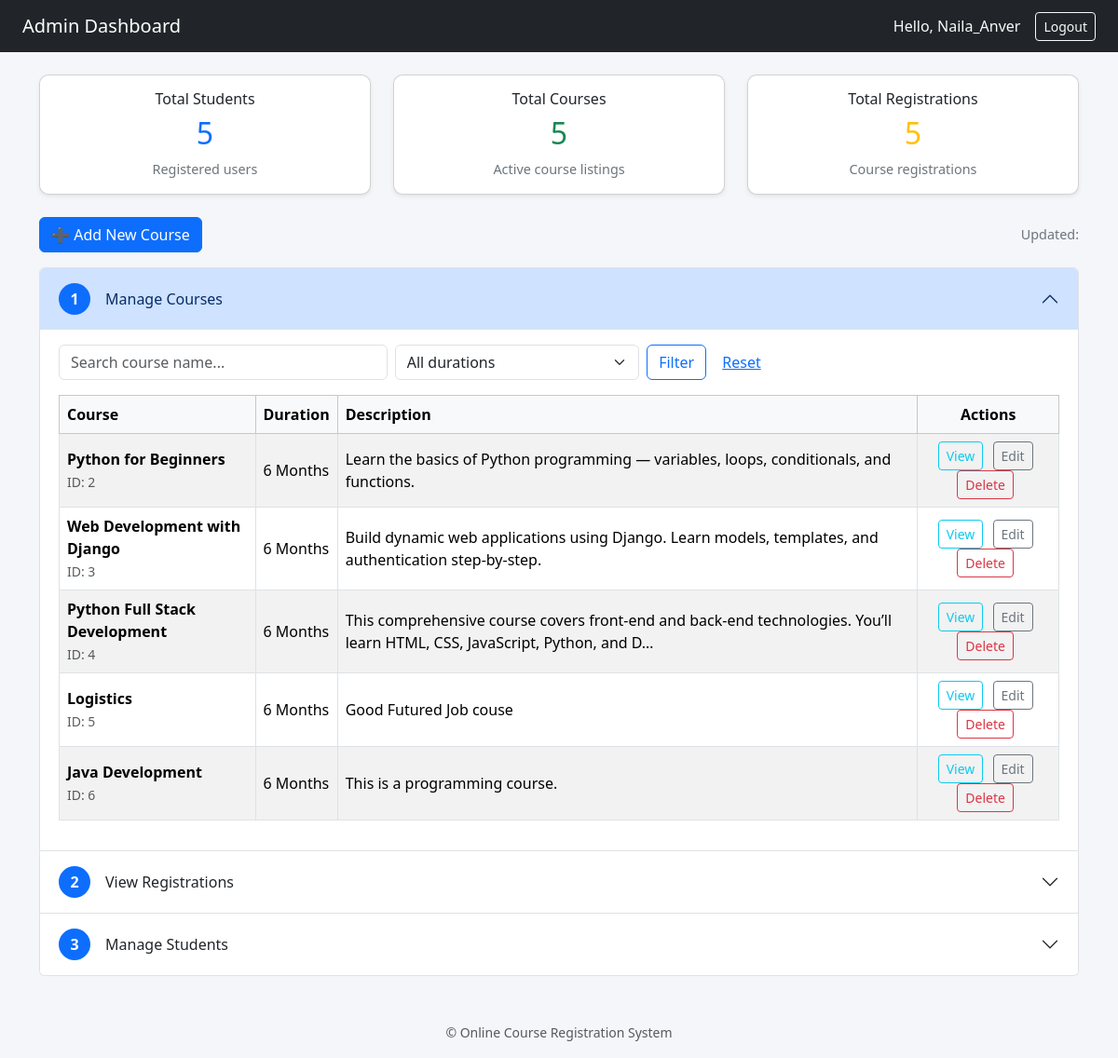
Screenshot of /admin_dashboard/ (signed in) with the database file from the repository.
### course_app/models.py (models this page shows, shortened)
class Course(models.Model):
    DURATION_CHOICE = [
        ('1 Month', '1 Month'),
        ('3 Months', '3 Months'),
        ('6 Months', '6 Months'),
    ]
    course_name = models.CharField(max_length=100)
    duration = models.CharField(max_length=20,choices=DURATION_CHOICE)
    description = models.TextField()
    course_image = models.ImageField(upload_to='course_images/', blank=True, null=True)

### course_app/views.py (the view)
# urls.py: path('admin_dashboard/', views.admin_dashboard, name='admin_dashboard'),
@login_required
def admin_dashboard(request):
    if not request.user.is_superuser:
        return redirect('student_dashboard')
    q = request.GET.get('q', '')
    duration = request.GET.get('duration', '')
    courses = Course.objects.all()
    if q:
        courses = courses.filter(course_name__icontains=q)
    if duration:
        courses = courses.filter(duration__iexact=duration)
    registrations = Registration.objects.select_related('course').all()
    students = User.objects.filter(is_superuser=False).order_by('-date_joined')
    context = {
        'courses': courses,
        'registrations': registrations,
        'students': students,
        'total_courses': courses.count(),
        'total_students': students.count(),
        'total_registrations': registrations.count(),
    }
    return render(request, 'admin_dashboard.html', context)

### course_app/templates/admin_dashboard.html (shortened to what this page needs)
{% load static %}
<!DOCTYPE html>
<html lang="en">
<head>
  <link href="https://cdn.jsdelivr.net/npm/bootstrap@5.3.3/dist/css/bootstrap.min.css" rel="stylesheet" />
</head>
<body>
<nav class="navbar navbar-expand-lg navbar-dark bg-dark">
  <div class="container-fluid px-4">
    <a class="navbar-brand" href="#">Admin Dashboard</a>
    <div class="d-flex align-items-center">
      <span class="text-light me-3">Hello, {{ user.username|title }}</span>
      <a href="{% url 'logout' %}" class="btn btn-outline-light btn-sm">Logout</a>
    </div>
  </div>
</nav>
<div class="container mt-4">
  <div class="row g-4 mb-4">
    <div class="col-md-4">
      <div class="card shadow-sm p-3 text-center">
        <h6>Total Students</h6>
        <h2 class="text-primary">{{ total_students }}</h2>
        <div class="small-muted">Registered users</div>
      </div>
    </div>
    <div class="col-md-4">
      <div class="card shadow-sm p-3 text-center">
        <h6>Total Courses</h6>
        <h2 class="text-success">{{ total_courses }}</h2>
        <div class="small-muted">Active course listings</div>
      </div>
    </div>
    <div class="col-md-4">
      <div class="card shadow-sm p-3 text-center">
        <h6>Total Registrations</h6>
        <h2 class="text-warning">{{ total_registrations }}</h2>
        <div class="small-muted">Course registrations</div>
      </div>
    </div>
  </div>
  <div class="d-flex justify-content-between align-items-center mb-3">
    <div>
<a href="{% url 'add_course' %}" class="btn btn-primary">➕ Add New Course</a>
    </div>
    <div class="text-end small-muted">Updated: {{ now|date:"M d, Y H:i" }}</div>
  </div>
  <div class="accordion" id="adminSteps">
    <div class="accordion-item">
      <h2 class="accordion-header" id="headingCourses">
        <button class="accordion-button" type="button" data-bs-toggle="collapse" data-bs-target="#collapseCourses" aria-expanded="true" aria-controls="collapseCourses">
          <span class="step-badge me-3">1</span> Manage Courses
        </button>
      </h2>
      <div id="collapseCourses" class="accordion-collapse collapse show" aria-labelledby="headingCourses" data-bs-parent="#adminSteps">
        <div class="accordion-body">
          <form method="get" class="row g-2 mb-3" action="{% url 'admin_dashboard' %}">
            <div class="col-md-4">
              <input type="text" name="q" class="form-control" placeholder="Search course name..." value="{{ request.GET.q }}">
            </div>
            <div class="col-md-3">
              <select name="duration" class="form-select">
                <option value="">All durations</option>
              </select>
            </div>
            <div class="col-md-3">
              <button class="btn btn-outline-primary" type="submit">Filter</button>
              <a href="{% url 'admin_dashboard' %}" class="btn btn-link">Reset</a>
            </div>
          </form>
          <div class="table-responsive">
            <table class="table table-striped table-bordered align-middle">
              <thead class="table-light">
                <tr>
                  <th>Course</th>
                  <th>Duration</th>
                  <th>Description</th>
                  <th class="text-center">Actions</th>
                </tr>
              </thead>
              <tbody>
                {% for course in courses %}
                <tr>
                  <td>
                    <strong>{{ course.course_name }}</strong><br/>
                    <small class="text-muted">ID: {{ course.id }}</small>
                  </td>
                  <td>{{ course.duration }}</td>
                  <td>{{ course.description|truncatechars:120 }}</td>
                  <td class="text-center action-btns">
                    <a href="{% url 'course_detail' course.id %}" class="btn btn-sm btn-outline-info">View</a>
                    <button class="btn btn-sm btn-outline-secondary" data-bs-toggle="modal" data-bs-target="#editCourseModal{{ course.id }}">Edit</button>
                    <button class="btn btn-sm btn-outline-danger" data-bs-toggle="modal" data-bs-target="#deleteCourseModal{{ course.id }}">Delete</button>
                  </td>
                </tr>
                {% empty %}
                <tr>
                  <td colspan="5" class="text-center text-muted">No courses found.</td>
                </tr>
                {% endfor %}
              </tbody>
            </table>
          </div>
        </div>
      </div>
    </div>
    <div class="accordion-item">
      <h2 class="accordion-header" id="headingRegs">
        <button class="accordion-button collapsed" type="button" data-bs-toggle="collapse" data-bs-target="#collapseRegs" aria-expanded="false" aria-controls="collapseRegs">
          <span class="step-badge me-3">2</span> View Registrations
        </button>
      </h2>
    </div>
    <div class="accordion-item">
      <h2 class="accordion-header" id="headingStudents">
        <button class="accordion-button collapsed" type="button" data-bs-toggle="collapse" data-bs-target="#collapseStudents" aria-expanded="false" aria-controls="collapseStudents">
          <span class="step-badge me-3">3</span> Manage Students
        </button>
      </h2>
    </div>
  </div>
</div>
<footer class="text-center text-muted mt-5 mb-3">
  <small>© {{ now|date:"Y" }} Online Course Registration System</small>
</footer>
</body>
</html>

### course_app/templates/admin_dashboard.html (style rules this page uses)
body { background-color: #f4f6f9; }
.card { border-radius: 10px; }
.table th, .table td { vertical-align: middle; }
.step-badge { background:#0d6efd; color:#fff; border-radius:50%; width:34px; height:34px; display:inline-flex; align-items:center; justify-content:center; font-weight:600; }
.small-muted { font-size:.9rem; color:#6c757d; }
.action-btns > a, .action-btns > button { margin-right:6px; }

### rows the page displays
Course: course_name "Python for Beginners", id "2", duration "6 Months", description "Learn the basics of Python programming — variables, loops, conditionals, and functions."
Course: course_name "Web Development with Django", id "3", duration "6 Months", description "Build dynamic web applications using Django. Learn models, templates, and authentication step-by-step."
Course: course_name "Python Full Stack Development", id "4", duration "6 Months", description "This comprehensive course covers front-end and back-end technologies. You’ll learn HTML, CSS, JavaScript, Python, and D…"
Course: course_name "Logistics", id "5", duration "6 Months", description "Good Futured Job couse"
Course: course_name "Java Development", id "6", duration "6 Months", description "This is a programming course."

### other values shown
{{ user.username|title }} "Naila_Anver"
{{ total_students }} "5"
{{ total_courses }} "5"
{{ total_registrations }} "5"
